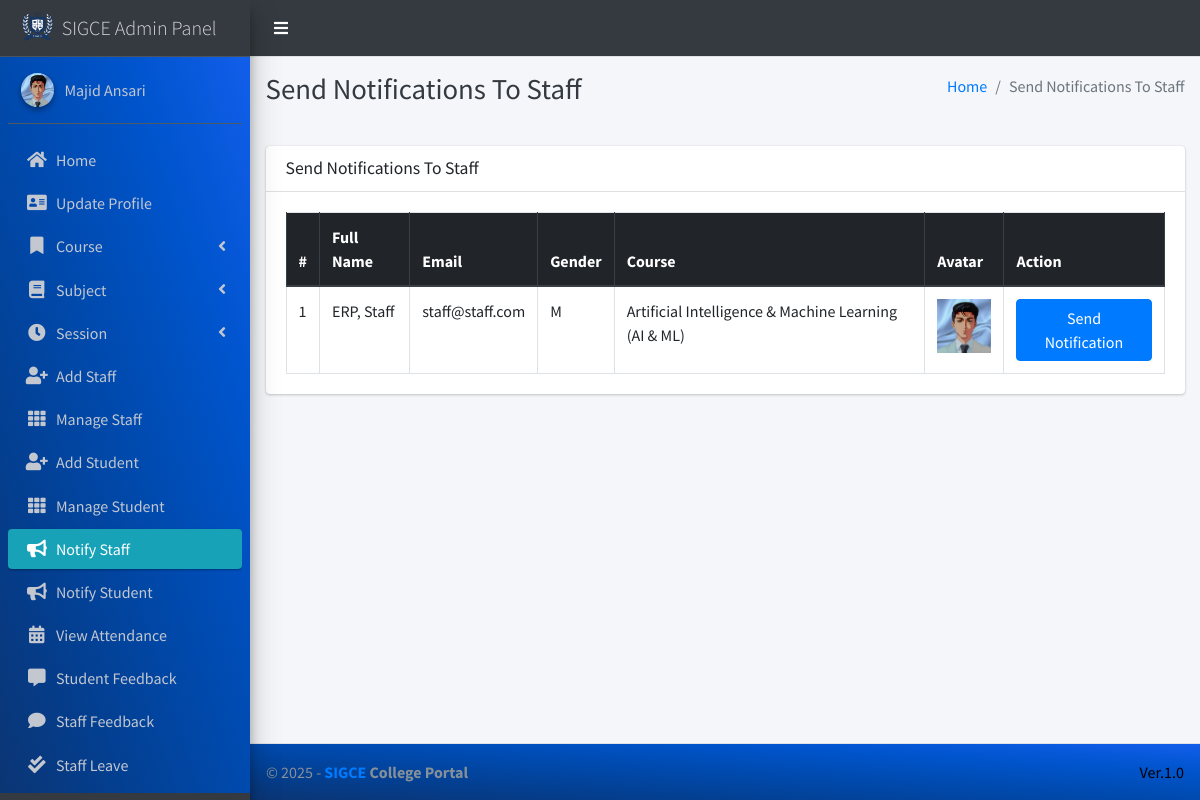
The page /admin_notify_staff (signed in) on the database its author committed.
### main_app/models.py (models this page shows, shortened)
class CustomUser(AbstractUser):
    USER_TYPE = ((1, "HOD"), (2, "Staff"), (3, "Student"))
    GENDER = [("M", "Male"), ("F", "Female")]
    username = None  # Removed username, using email instead
    email = models.EmailField(unique=True)
    user_type = models.CharField(default=1, choices=USER_TYPE, max_length=1)
    gender = models.CharField(max_length=1, choices=GENDER)
    profile_pic = models.ImageField()
    address = models.TextField()
    fcm_token = models.TextField(default="")  # For firebase notifications
    created_at = models.DateTimeField(auto_now_add=True)
    updated_at = models.DateTimeField(auto_now=True)
    USERNAME_FIELD = "email"
    REQUIRED_FIELDS = []
    objects = CustomUserManager()
    def __str__(self):
        return  self.first_name + " " + self.last_name

class Staff(models.Model):
    course = models.ForeignKey(Course, on_delete=models.DO_NOTHING, null=True, blank=False)
    admin = models.OneToOneField(CustomUser, on_delete=models.CASCADE)

class Course(models.Model):
    name = models.CharField(max_length=120)
    created_at = models.DateTimeField(auto_now_add=True)
    updated_at = models.DateTimeField(auto_now=True)

### main_app/hod_views.py (the view)
# urls.py: path("admin_notify_staff", hod_views.admin_notify_staff,
def admin_notify_staff(request):
    staff = CustomUser.objects.filter(user_type=2)
    context = {
        'page_title': "Send Notifications To Staff",
        'allStaff': staff
    }
    return render(request, "hod_template/staff_notification.html", context)

### main_app/templates/hod_template/staff_notification.html (shortened to what this page needs)
{% extends 'main_app/base.html' %}
{% load static %}
{% block page_title %}{{page_title}}{% endblock page_title %}
{% block content %}
<section class="content">
    <div class="container-fluid">
        <div class="row">
            <div class="col-md-12">
                <div class="card">
                    <div class="card-header">
                        <h3 class="card-title">{{page_title}}</h3>
                    </div>
                    <div class="card-body">
                        <table id="example2" class="table table-bordered table-hover">
                            <thead class="thead-dark">
                                <tr>
                                    <th>#</th>
                                    <th>Full Name</th>
                                    <th>Email</th>
                                    <th>Gender</th>
                                    <th>Course</th>
                                    <th>Avatar</th>
                                    <th>Action</th>
                                </tr>
                            </thead>
                            <tbody>
                                {% for staff in allStaff %}
                                <tr>
                                    <td>{{ forloop.counter }}</td>
                                    <td>{{staff.last_name}}, {{staff.first_name}}</td>
                                    <td>{{staff.email}}</td>
                                    <td>{{staff.gender}}</td>
                                    <td>{{staff.staff.course.name}}</td>
                                    <td>
                                        {% if staff.profile_pic == ""  %}
                                        No Image
                                        {% else %}
                                        <img class="img img-fluid mb-2" height="56" width="56"
                                            src="{{staff.profile_pic}}" alt="">
                                        {% endif %}
                                    </td>
                                    <td><button data-toggle = "modal" data-target = "#myModal"class="btn btn-primary show_notification" value="{{staff.id}}">Send Notification</button>
                                    </td>
                                </tr>
                                {% endfor %}
                            </tbody>
                        </table>
                    </div>
                </div>
            </div>
        </div>
    </div>
</section>
{% endblock content %}

### main_app/templates/main_app/sidebar_template.html (shortened to what this page needs)
{% load static %}
<aside class="main-sidebar sidebar-dark-info elevation-4">
    {% if request.user.user_type == '1' %}
    <a href="{% url 'admin_home' %}" class="brand-link">
        <img src="{% static 'dist/img/virusx.png' %} " alt="SIGCE LOGO"
            class="brand-image " >
        <span class="brand-text font-weight-light" >SIGCE Admin Panel</span>
    </a>
    <div class="sidebar" style="background-image: linear-gradient(to right top, #0b3574, #033f91, #004aae, #0054cc, #125eeb);">
        <div class="user-panel mt-3 pb-3 mb-3 d-flex">
            <div class="image">
                <img src="{{ request.user.profile_pic}}" class="img-circle elevation-2" alt="User Image">
            </div>
            <div class="info">
                <a href="#" class="d-block">{{user}}</a>
            </div>
        </div>
        <nav class="mt-2">
            <ul class="nav nav-pills nav-sidebar flex-column" data-widget="treeview" role="menu" data-accordion="false">
                <li class="nav-item">
                    {% url 'admin_home' as admin_home %}
                    <a href="{{admin_home}}" class="nav-link {% if admin_home == request.path %} active {% endif %}">
                        <i class="nav-icon fas fa-home"></i>
                        <p>
                            Home
                        </p>
                    </a>
                </li>
                <li class="nav-item">
                    {% url 'admin_view_profile' as admin_view_profile %}
                    <a href="{{admin_view_profile}}"
                        class="nav-link {% if admin_view_profile == request.path %} active {% endif %}">
                        <i class="nav-icon fas fa-address-card"></i>
                        <p>
                            Update Profile
                        </p>
                    </a>
                </li>
                <li class="nav-item has-treeview">
                    <a href="#" class="nav-link" >
                        <i class="nav-icon fas fa-bookmark"></i>
                        <p>
                            Course
                            <i class="fas fa-angle-left right"></i>
                        </p>
                    </a>
                </li>
                <li class="nav-item has-treeview">
                    <a href="#" class="nav-link">
                        <i class="nav-icon fas fa-book"></i>
                        <p>
                            Subject
                            <i class="fas fa-angle-left right"></i>
                        </p>
                    </a>
                </li>
                <li class="nav-item has-treeview">
                    <a href="#" class="nav-link">
                        <i  class="nav-icon fas fa-clock"></i>
                        <p>
                            Session
                            <i class="fas fa-angle-left right"></i>
                        </p>
                    </a>
                </li>
                <li class="nav-item">
                    {% url 'add_staff' as add_staff %}
                    <a href="{{add_staff}}" class="nav-link {% if add_staff == request.path %} active {% endif %}">
                        <i class="nav-icon fas fa-user-plus"></i>
                        <p>
                            Add Staff
                        </p>
                    </a>
                </li>
                <li class="nav-item">
                    {% url 'manage_staff' as manage_staff %}
                    {% url 'edit_staff' staff_id as edit_staff %}
                    <a href="{{manage_staff}}"
                        class="nav-link {% if manage_staff == request.path or request.path == edit_staff %} active {% endif %}">
                        <i class="nav-icon fas fa-th"></i>
                        <p>
                            Manage Staff
                        </p>
                    </a>
                </li>
                <li class="nav-item">
                    {% url 'add_student' as add_student%}
                    <a href="{{add_student}}" class="nav-link  {% if add_student == request.path %} active {% endif %}">
                        <i class="nav-icon fas fa-user-plus"></i>
                        <p>
                            Add Student
                        </p>
                    </a>
                </li>
                <li class="nav-item">
                    {% url 'manage_student' as manage_student %}
                    {% url 'edit_student' student_id as edit_student %}
                    <a href="{{manage_student}}"
                        class="nav-link  {% if edit_student == request.path or manage_student == request.path %} active {% endif %}">
                        <i class="nav-icon fas fa-th"></i>
                        <p>
                            Manage Student
                        </p>
                    </a>
                </li>
                <li class="nav-item">
                    {% url 'admin_notify_staff' as admin_notify_staff %}
                    <a href="{{admin_notify_staff}}"
                        class="nav-link {% if admin_notify_staff == request.path %} active {% endif %}">
                        <i class="nav-icon fas fa-bullhorn"></i>
                        <p>
                            Notify Staff
                        </p>
                    </a>
                </li>
                <li class="nav-item">
                    {% url 'admin_notify_student' as admin_notify_student %}
                    <a href="{{admin_notify_student}}"
                        class="nav-link {% if admin_notify_student == request.path %} active {% endif %}">
                        <i class="nav-icon fas fa-bullhorn"></i>
                        <p>
                            Notify Student
                        </p>
                    </a>
                </li>
                <li class="nav-item">
                    {% url 'admin_view_attendance' as admin_view_attendance %}
                <li class="nav-item">
                    <a href="{{admin_view_attendance}}"
                        class="nav-link  {% if admin_view_attendance == request.path %} active {% endif %}">
                        <i class="nav-icon fas fa-calendar-alt"></i>
                        <p>
                            View Attendance
                        </p>
                    </a>
                </li>
                <li class="nav-item">
                    {% url 'student_feedback_message' as student_feedback_message %}
                    <a href="{{ student_feedback_message }}"
                        class="nav-link  {% if student_feedback_message == request.path %} active {% endif %}">
                        <i class="nav-icon fas fa-comment-alt"></i>
                        <p>
                            Student Feedback
                        </p>
                    </a>
                </li>
                <li class="nav-item">
                    {% url 'staff_feedback_message' as staff_feedback_message %}
                    <a href="{{staff_feedback_message}}"
                        class="nav-link   {% if staff_feedback_message == request.path %} active {% endif %}">
                        <i  class="nav-icon fas fa-comment"></i>
                        <p>
                            Staff Feedback
                        </p>
                    </a>
                </li>
                <li class="nav-item">
                    {% url 'view_staff_leave' as view_staff_leave %}
                    <a href="{{view_staff_leave}}"
                        class="nav-link  {% if view_staff_leave == request.path %} active {% endif %}">
                        <i  class="nav-icon fas fa-check-double"></i>
                        <p>
                            Staff Leave
                        </p>
                    </a>
                </li>
                <li class="nav-item">
                    {% url 'view_student_leave' as view_student_leave %}
                    <a href="{% url 'view_student_leave' %}"
                        class="nav-link  {% if view_student_leave == request.path %} active {% endif %}">
                    </a>
                </li>
                                        {% endif %}
                                    </ul>
                                </nav>
                            </div>
</aside>

### rows shown on the page
CustomUser: user.profile_pic (picture), first_name+last_name "Majid Ansari"
CustomUser: last_name "ERP", first_name "Staff", email "staff@staff.com", gender "M", staff.course.name "Artificial Intelligence & Machine Learning (AI & ML)", profile_pic (picture)

### other values the page prints
{{ page_title }} "Send Notifications To Staff"
